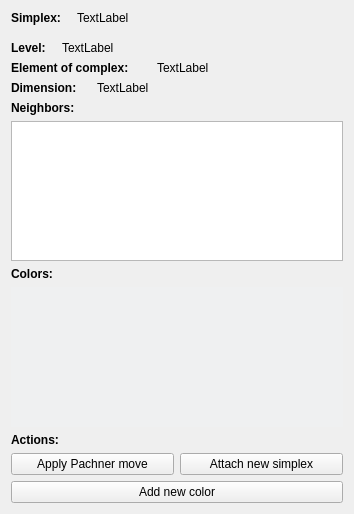
<?xml version="1.0" encoding="UTF-8"?>
<ui version="4.0">
 <class>Inspector</class>
 <widget class="QWidget" name="Inspector">
  <property name="geometry">
   <rect>
    <x>0</x>
    <y>0</y>
    <width>354</width>
    <height>514</height>
   </rect>
  </property>
  <property name="windowTitle">
   <string>Inspector</string>
  </property>
  <layout class="QVBoxLayout" name="verticalLayout">
   <item>
    <layout class="QHBoxLayout" name="horizontalLayout_2">
     <item>
      <widget class="QLabel" name="lSimplexNameLbl">
       <property name="sizePolicy">
        <sizepolicy hsizetype="Fixed" vsizetype="Preferred">
         <horstretch>0</horstretch>
         <verstretch>0</verstretch>
        </sizepolicy>
       </property>
       <property name="minimumSize">
        <size>
         <width>60</width>
         <height>0</height>
        </size>
       </property>
       <property name="maximumSize">
        <size>
         <width>60</width>
         <height>16777215</height>
        </size>
       </property>
       <property name="font">
        <font>
         <bold>true</bold>
        </font>
       </property>
       <property name="text">
        <string>Simplex:</string>
       </property>
       <property name="alignment">
        <set>Qt::AlignLeading|Qt::AlignLeft|Qt::AlignVCenter</set>
       </property>
      </widget>
     </item>
     <item>
      <widget class="QLabel" name="lSimplexMark">
       <property name="text">
        <string>TextLabel</string>
       </property>
      </widget>
     </item>
    </layout>
   </item>
   <item>
    <spacer name="verticalSpacer">
     <property name="orientation">
      <enum>Qt::Vertical</enum>
     </property>
     <property name="sizeType">
      <enum>QSizePolicy::Fixed</enum>
     </property>
     <property name="sizeHint" stdset="0">
      <size>
       <width>20</width>
       <height>10</height>
      </size>
     </property>
    </spacer>
   </item>
   <item>
    <layout class="QHBoxLayout" name="horizontalLayout_3">
     <item>
      <widget class="QLabel" name="lLevelLbl">
       <property name="sizePolicy">
        <sizepolicy hsizetype="Fixed" vsizetype="Preferred">
         <horstretch>0</horstretch>
         <verstretch>0</verstretch>
        </sizepolicy>
       </property>
       <property name="minimumSize">
        <size>
         <width>45</width>
         <height>0</height>
        </size>
       </property>
       <property name="maximumSize">
        <size>
         <width>45</width>
         <height>16777215</height>
        </size>
       </property>
       <property name="font">
        <font>
         <bold>true</bold>
        </font>
       </property>
       <property name="text">
        <string>Level:</string>
       </property>
       <property name="alignment">
        <set>Qt::AlignLeading|Qt::AlignLeft|Qt::AlignVCenter</set>
       </property>
      </widget>
     </item>
     <item>
      <widget class="QLabel" name="lLevel">
       <property name="text">
        <string>TextLabel</string>
       </property>
      </widget>
     </item>
    </layout>
   </item>
   <item>
    <layout class="QHBoxLayout" name="horizontalLayout_5">
     <item>
      <widget class="QLabel" name="lElementOfComplexLbl">
       <property name="sizePolicy">
        <sizepolicy hsizetype="Fixed" vsizetype="Preferred">
         <horstretch>0</horstretch>
         <verstretch>0</verstretch>
        </sizepolicy>
       </property>
       <property name="minimumSize">
        <size>
         <width>140</width>
         <height>0</height>
        </size>
       </property>
       <property name="maximumSize">
        <size>
         <width>140</width>
         <height>16777215</height>
        </size>
       </property>
       <property name="font">
        <font>
         <bold>true</bold>
        </font>
       </property>
       <property name="text">
        <string>Element of complex:</string>
       </property>
       <property name="alignment">
        <set>Qt::AlignLeading|Qt::AlignLeft|Qt::AlignVCenter</set>
       </property>
      </widget>
     </item>
     <item>
      <widget class="QLabel" name="lElementOfComplex">
       <property name="text">
        <string>TextLabel</string>
       </property>
      </widget>
     </item>
    </layout>
   </item>
   <item>
    <layout class="QHBoxLayout" name="horizontalLayout_4">
     <item>
      <widget class="QLabel" name="lDimensionLbl">
       <property name="sizePolicy">
        <sizepolicy hsizetype="Fixed" vsizetype="Preferred">
         <horstretch>0</horstretch>
         <verstretch>0</verstretch>
        </sizepolicy>
       </property>
       <property name="minimumSize">
        <size>
         <width>80</width>
         <height>0</height>
        </size>
       </property>
       <property name="maximumSize">
        <size>
         <width>80</width>
         <height>16777215</height>
        </size>
       </property>
       <property name="font">
        <font>
         <bold>true</bold>
        </font>
       </property>
       <property name="text">
        <string>Dimension:</string>
       </property>
       <property name="alignment">
        <set>Qt::AlignLeading|Qt::AlignLeft|Qt::AlignVCenter</set>
       </property>
      </widget>
     </item>
     <item>
      <widget class="QLabel" name="lDimension">
       <property name="text">
        <string>TextLabel</string>
       </property>
      </widget>
     </item>
    </layout>
   </item>
   <item>
    <widget class="QLabel" name="lSimplexName_4">
     <property name="font">
      <font>
       <bold>true</bold>
      </font>
     </property>
     <property name="text">
      <string>Neighbors:</string>
     </property>
     <property name="alignment">
      <set>Qt::AlignLeading|Qt::AlignLeft|Qt::AlignVCenter</set>
     </property>
    </widget>
   </item>
   <item>
    <widget class="QTextBrowser" name="tbNeighbors"/>
   </item>
   <item>
    <widget class="QLabel" name="lSimplexName_6">
     <property name="font">
      <font>
       <bold>true</bold>
      </font>
     </property>
     <property name="text">
      <string>Colors:</string>
     </property>
     <property name="alignment">
      <set>Qt::AlignLeading|Qt::AlignLeft|Qt::AlignVCenter</set>
     </property>
    </widget>
   </item>
   <item>
    <widget class="QTextBrowser" name="tbColors">
     <property name="palette">
      <palette>
       <active>
        <colorrole role="Base">
         <brush brushstyle="SolidPattern">
          <color alpha="255">
           <red>239</red>
           <green>240</green>
           <blue>241</blue>
          </color>
         </brush>
        </colorrole>
       </active>
       <inactive>
        <colorrole role="Base">
         <brush brushstyle="SolidPattern">
          <color alpha="255">
           <red>239</red>
           <green>240</green>
           <blue>241</blue>
          </color>
         </brush>
        </colorrole>
       </inactive>
       <disabled>
        <colorrole role="Base">
         <brush brushstyle="SolidPattern">
          <color alpha="255">
           <red>252</red>
           <green>252</green>
           <blue>252</blue>
          </color>
         </brush>
        </colorrole>
       </disabled>
      </palette>
     </property>
     <property name="focusPolicy">
      <enum>Qt::NoFocus</enum>
     </property>
     <property name="frameShape">
      <enum>QFrame::NoFrame</enum>
     </property>
     <property name="frameShadow">
      <enum>QFrame::Plain</enum>
     </property>
    </widget>
   </item>
   <item>
    <widget class="QLabel" name="label">
     <property name="font">
      <font>
       <bold>true</bold>
      </font>
     </property>
     <property name="text">
      <string>Actions:</string>
     </property>
    </widget>
   </item>
   <item>
    <layout class="QHBoxLayout" name="horizontalLayout">
     <item>
      <widget class="QPushButton" name="btnApplyPachnerMove">
       <property name="text">
        <string>Apply Pachner move</string>
       </property>
      </widget>
     </item>
     <item>
      <widget class="QPushButton" name="btnAttachNewSimplex">
       <property name="text">
        <string>Attach new simplex</string>
       </property>
      </widget>
     </item>
    </layout>
   </item>
   <item>
    <widget class="QPushButton" name="btnAddNewColor">
     <property name="text">
      <string>Add new color</string>
     </property>
    </widget>
   </item>
  </layout>
 </widget>
 <resources/>
 <connections/>
</ui>
